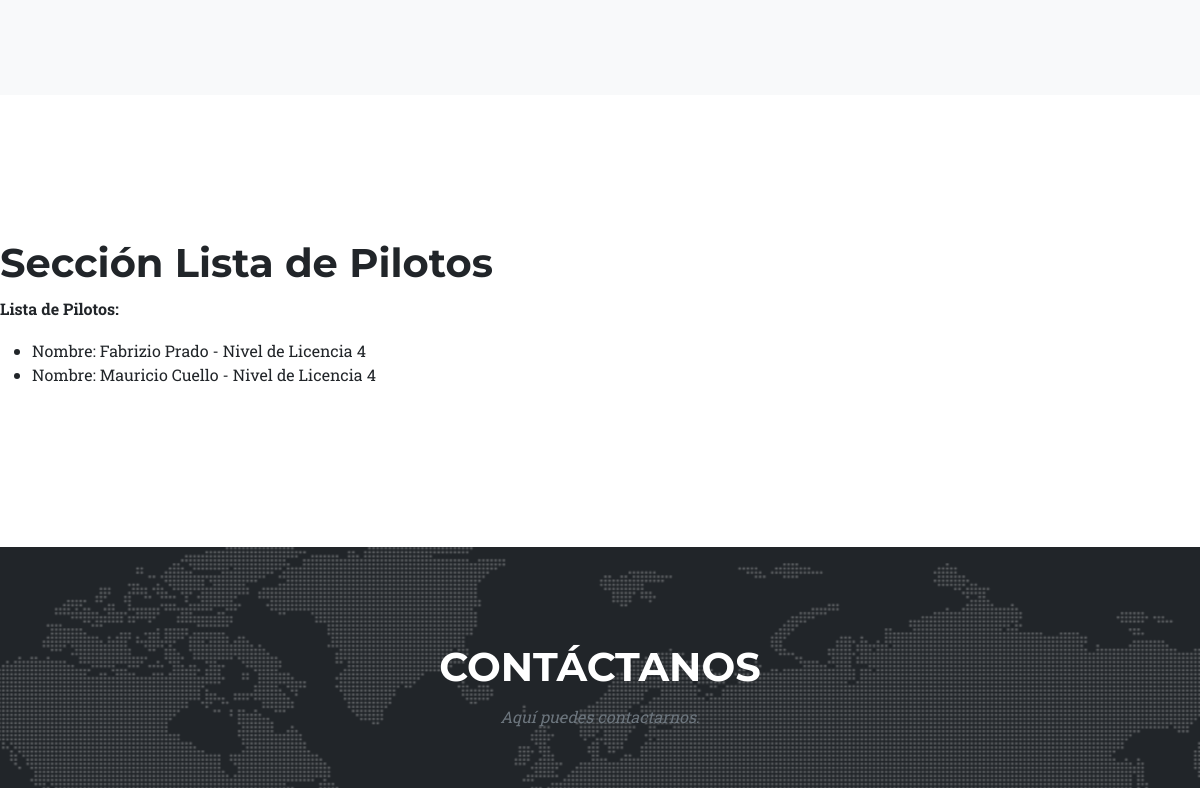
Page /app-aerolinea/pilotos/ (middle part) on the earlier database version.
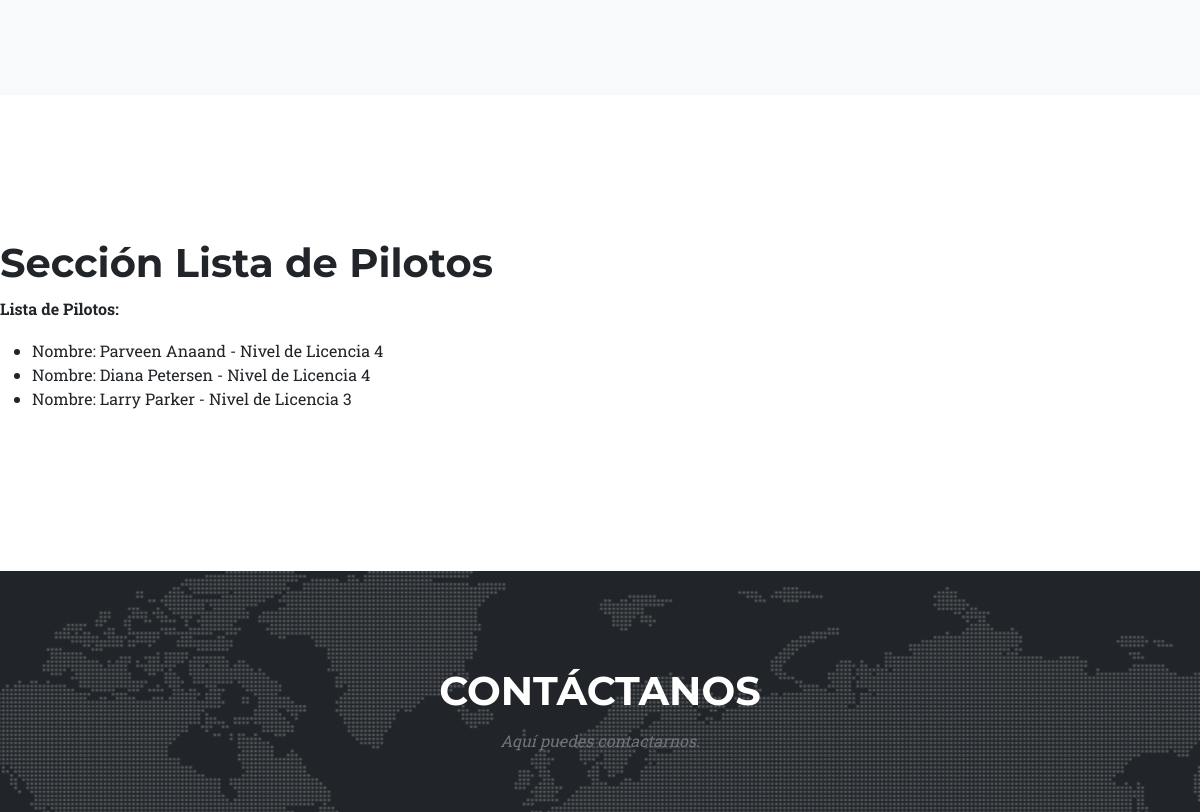
Same page on the later database version.
### AppAerolinea/models.py (models this page shows, shortened)
class Piloto(models.Model):
    nombre = models.CharField(max_length=40)
    apellido = models.CharField(max_length=40)
    email = models.EmailField(max_length=40)
    tipo_licencia = models.IntegerField(validators=[
        MinValueValidator(1, message='El nivel mínimo debe ser 1.'),
        MaxValueValidator(4, message='El nivel máximo debe ser 4.')
    ])
    class Meta():
        verbose_name = 'Pilot'
        verbose_name_plural = 'Pilots'

### AppAerolinea/views.py (the view)
# urls.py: path('pilotos/', pilotos, name="Pilotos"),
def pilotos(req):
    lista = Piloto.objects.all()
    return render(req, 'pilotos.html', {'pilotos':lista})

### AppAerolinea/templates/pilotos.html (shortened to what this page needs)
{% extends "padre.html" %}
{% load static %}
{% block pilotos %}
<section class="page-section bg-light" id="team">
</section>
{% endblock pilotos %}
{% block listaPilotos %}
<section>
<h1>Sección Lista de Pilotos</h1>
<p><strong>Lista de Pilotos:</strong></p>
<ul>
    {% for piloto in pilotos %}
    <li>
        Nombre: {{piloto.nombre}} {{piloto.apellido}} - Nivel de Licencia {{piloto.tipo_licencia}}
    </li>
    {% endfor %}
</ul>
</section>
{% endblock listaPilotos %}

### AppAerolinea/templates/padre.html (shortened to what this page needs)
<!DOCTYPE html>
<html lang="en">
    <head>
        {% load static %}
        <link href="{% static 'css/styles.css' %}" rel="stylesheet" />
    </head>
    <body id="page-top">
        {% block pilotos %}
        {% endblock pilotos %}
        {% block listaPilotos %}
        {% endblock listaPilotos %}
        <section class="page-section" id="contact">
            <div class="container">
                <div class="text-center">
                    <h2 class="section-heading text-uppercase">Contáctanos</h2>
                    <h3 class="section-subheading text-muted">Aquí puedes contactarnos.</h3>
                </div>
            </div>
        </section>
    </body>
</html>

### AppAerolinea/templates/navbar.html (shortened to what this page needs)
{% load static %}

Differences in the rows shown:
removed Piloto: nombre "Fabrizio", apellido "Prado", tipo_licencia "4"
removed Piloto: nombre "Mauricio", apellido "Cuello", tipo_licencia "4"
added Piloto: nombre "Parveen", apellido "Anaand", tipo_licencia "4"
added Piloto: nombre "Diana", apellido "Petersen", tipo_licencia "4"
added Piloto: nombre "Larry", apellido "Parker", tipo_licencia "3"
